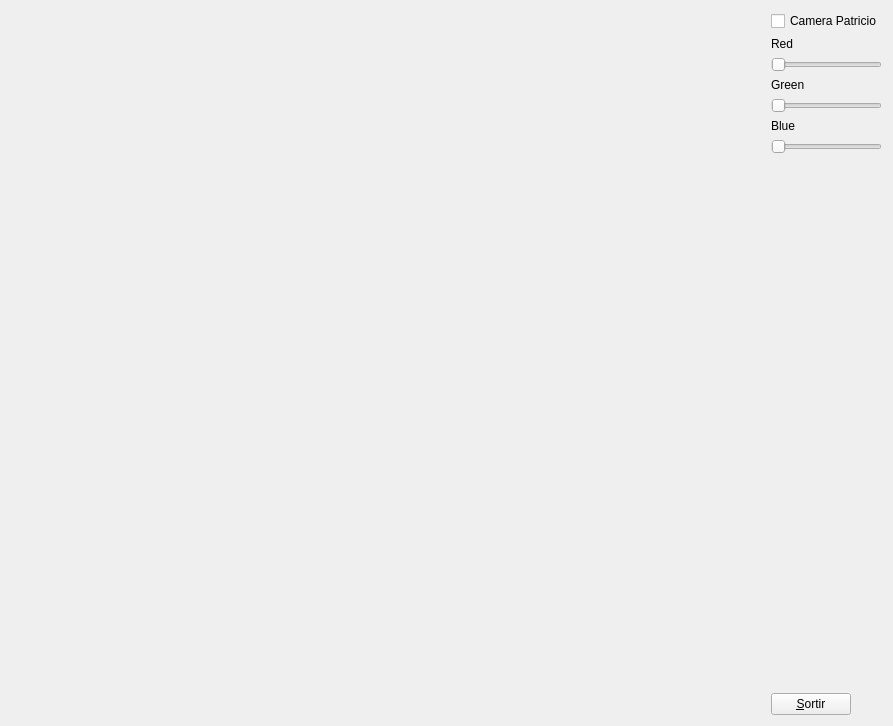
<?xml version="1.0" encoding="UTF-8"?>
<ui version="4.0">
 <class>MyForm</class>
 <widget class="QWidget" name="MyForm">
  <property name="geometry">
   <rect>
    <x>0</x>
    <y>0</y>
    <width>893</width>
    <height>726</height>
   </rect>
  </property>
  <property name="windowTitle">
   <string>Form</string>
  </property>
  <layout class="QHBoxLayout" name="horizontalLayout">
   <item>
    <widget class="MyGLWidget" name="widget" native="true">
     <property name="sizePolicy">
      <sizepolicy hsizetype="Expanding" vsizetype="Expanding">
       <horstretch>0</horstretch>
       <verstretch>0</verstretch>
      </sizepolicy>
     </property>
    </widget>
   </item>
   <item>
    <layout class="QVBoxLayout" name="verticalLayout">
     <item>
      <widget class="QCheckBox" name="checkBox">
       <property name="text">
        <string>Camera Patricio</string>
       </property>
      </widget>
     </item>
     <item>
      <widget class="QLabel" name="label">
       <property name="text">
        <string>Red</string>
       </property>
      </widget>
     </item>
     <item>
      <widget class="QSlider" name="horizontalSlider">
       <property name="sizePolicy">
        <sizepolicy hsizetype="Minimum" vsizetype="Fixed">
         <horstretch>0</horstretch>
         <verstretch>0</verstretch>
        </sizepolicy>
       </property>
       <property name="maximum">
        <number>100</number>
       </property>
       <property name="orientation">
        <enum>Qt::Horizontal</enum>
       </property>
      </widget>
     </item>
     <item>
      <widget class="QLabel" name="label_2">
       <property name="text">
        <string>Green</string>
       </property>
      </widget>
     </item>
     <item>
      <widget class="QSlider" name="horizontalSlider_2">
       <property name="sizePolicy">
        <sizepolicy hsizetype="Minimum" vsizetype="Fixed">
         <horstretch>0</horstretch>
         <verstretch>0</verstretch>
        </sizepolicy>
       </property>
       <property name="maximum">
        <number>100</number>
       </property>
       <property name="orientation">
        <enum>Qt::Horizontal</enum>
       </property>
      </widget>
     </item>
     <item>
      <widget class="QLabel" name="label_3">
       <property name="text">
        <string>Blue</string>
       </property>
      </widget>
     </item>
     <item>
      <widget class="QSlider" name="horizontalSlider_3">
       <property name="sizePolicy">
        <sizepolicy hsizetype="Minimum" vsizetype="Fixed">
         <horstretch>0</horstretch>
         <verstretch>0</verstretch>
        </sizepolicy>
       </property>
       <property name="maximum">
        <number>100</number>
       </property>
       <property name="orientation">
        <enum>Qt::Horizontal</enum>
       </property>
      </widget>
     </item>
     <item>
      <spacer name="verticalSpacer">
       <property name="orientation">
        <enum>Qt::Vertical</enum>
       </property>
       <property name="sizeHint" stdset="0">
        <size>
         <width>20</width>
         <height>40</height>
        </size>
       </property>
      </spacer>
     </item>
     <item>
      <widget class="QPushButton" name="pushButton">
       <property name="sizePolicy">
        <sizepolicy hsizetype="Fixed" vsizetype="Fixed">
         <horstretch>0</horstretch>
         <verstretch>0</verstretch>
        </sizepolicy>
       </property>
       <property name="text">
        <string>&amp;Sortir</string>
       </property>
      </widget>
     </item>
    </layout>
   </item>
  </layout>
 </widget>
 <customwidgets>
  <customwidget>
   <class>MyGLWidget</class>
   <extends>QWidget</extends>
   <header>MyGLWidget.h</header>
   <container>1</container>
   <slots>
    <signal>canviCameraPrograma()</signal>
    <signal>canviCameraAPatricio()</signal>
    <signal>canviCameraAEscena()</signal>
    <slot>canviarCamera()</slot>
    <slot>setred(int)</slot>
    <slot>setgreen(int)</slot>
    <slot>setblue(int)</slot>
   </slots>
  </customwidget>
 </customwidgets>
 <resources/>
 <connections>
  <connection>
   <sender>pushButton</sender>
   <signal>clicked()</signal>
   <receiver>MyForm</receiver>
   <slot>close()</slot>
   <hints>
    <hint type="sourcelabel">
     <x>829</x>
     <y>715</y>
    </hint>
    <hint type="destinationlabel">
     <x>839</x>
     <y>529</y>
    </hint>
   </hints>
  </connection>
  <connection>
   <sender>checkBox</sender>
   <signal>clicked()</signal>
   <receiver>widget</receiver>
   <slot>canviarCamera()</slot>
   <hints>
    <hint type="sourcelabel">
     <x>801</x>
     <y>32</y>
    </hint>
    <hint type="destinationlabel">
     <x>725</x>
     <y>115</y>
    </hint>
   </hints>
  </connection>
  <connection>
   <sender>widget</sender>
   <signal>canviCameraPrograma()</signal>
   <receiver>checkBox</receiver>
   <slot>toggle()</slot>
   <hints>
    <hint type="sourcelabel">
     <x>712</x>
     <y>196</y>
    </hint>
    <hint type="destinationlabel">
     <x>840</x>
     <y>27</y>
    </hint>
   </hints>
  </connection>
  <connection>
   <sender>horizontalSlider</sender>
   <signal>valueChanged(int)</signal>
   <receiver>widget</receiver>
   <slot>setred(int)</slot>
   <hints>
    <hint type="sourcelabel">
     <x>823</x>
     <y>70</y>
    </hint>
    <hint type="destinationlabel">
     <x>727</x>
     <y>70</y>
    </hint>
   </hints>
  </connection>
  <connection>
   <sender>horizontalSlider_2</sender>
   <signal>valueChanged(int)</signal>
   <receiver>widget</receiver>
   <slot>setgreen(int)</slot>
   <hints>
    <hint type="sourcelabel">
     <x>816</x>
     <y>115</y>
    </hint>
    <hint type="destinationlabel">
     <x>729</x>
     <y>129</y>
    </hint>
   </hints>
  </connection>
  <connection>
   <sender>horizontalSlider_3</sender>
   <signal>valueChanged(int)</signal>
   <receiver>widget</receiver>
   <slot>setblue(int)</slot>
   <hints>
    <hint type="sourcelabel">
     <x>797</x>
     <y>160</y>
    </hint>
    <hint type="destinationlabel">
     <x>731</x>
     <y>157</y>
    </hint>
   </hints>
  </connection>
 </connections>
</ui>
